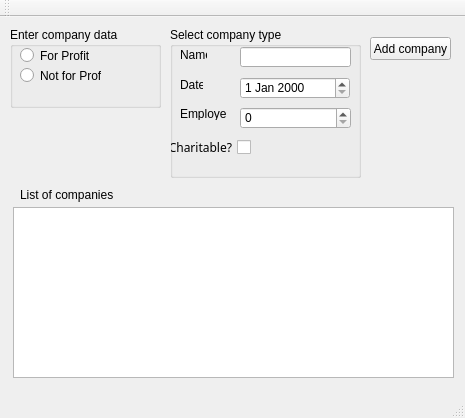
<?xml version="1.0" encoding="UTF-8"?>
<ui version="4.0">
 <class>MainWindow</class>
 <widget class="QMainWindow" name="MainWindow">
  <property name="geometry">
   <rect>
    <x>0</x>
    <y>0</y>
    <width>465</width>
    <height>418</height>
   </rect>
  </property>
  <property name="font">
   <font>
    <family>Yu Gothic UI Semilight</family>
   </font>
  </property>
  <property name="cursor">
   <cursorShape>PointingHandCursor</cursorShape>
  </property>
  <property name="windowTitle">
   <string>MainWindow</string>
  </property>
  <widget class="QWidget" name="centralWidget">
   <widget class="QGroupBox" name="heading1">
    <property name="geometry">
     <rect>
      <x>10</x>
      <y>10</y>
      <width>151</width>
      <height>81</height>
     </rect>
    </property>
    <property name="font">
     <font>
      <family>MS Shell Dlg 2</family>
     </font>
    </property>
    <property name="title">
     <string>Enter company data</string>
    </property>
    <widget class="QRadioButton" name="profitRadio">
     <property name="geometry">
      <rect>
       <x>10</x>
       <y>20</y>
       <width>71</width>
       <height>17</height>
      </rect>
     </property>
     <property name="text">
      <string>For Profit</string>
     </property>
    </widget>
    <widget class="QRadioButton" name="nonprofitRadio">
     <property name="geometry">
      <rect>
       <x>10</x>
       <y>40</y>
       <width>81</width>
       <height>17</height>
      </rect>
     </property>
     <property name="text">
      <string>Not for Profit</string>
     </property>
    </widget>
   </widget>
   <widget class="QGroupBox" name="heading2">
    <property name="geometry">
     <rect>
      <x>170</x>
      <y>10</y>
      <width>191</width>
      <height>151</height>
     </rect>
    </property>
    <property name="font">
     <font>
      <family>MS Shell Dlg 2</family>
     </font>
    </property>
    <property name="title">
     <string>Select company type</string>
    </property>
    <widget class="QLabel" name="companylabel">
     <property name="geometry">
      <rect>
       <x>10</x>
       <y>20</y>
       <width>27</width>
       <height>16</height>
      </rect>
     </property>
     <property name="text">
      <string>Name</string>
     </property>
    </widget>
    <widget class="QLabel" name="dateLabel">
     <property name="geometry">
      <rect>
       <x>10</x>
       <y>50</y>
       <width>23</width>
       <height>16</height>
      </rect>
     </property>
     <property name="text">
      <string>Date</string>
     </property>
    </widget>
    <widget class="QLabel" name="employeesLabel">
     <property name="geometry">
      <rect>
       <x>10</x>
       <y>80</y>
       <width>46</width>
       <height>13</height>
      </rect>
     </property>
     <property name="text">
      <string>Employees</string>
     </property>
    </widget>
    <widget class="QLineEdit" name="companyName">
     <property name="geometry">
      <rect>
       <x>70</x>
       <y>20</y>
       <width>111</width>
       <height>20</height>
      </rect>
     </property>
    </widget>
    <widget class="QDateEdit" name="dateCreated">
     <property name="geometry">
      <rect>
       <x>70</x>
       <y>50</y>
       <width>110</width>
       <height>22</height>
      </rect>
     </property>
    </widget>
    <widget class="QSpinBox" name="numEmployees">
     <property name="geometry">
      <rect>
       <x>70</x>
       <y>80</y>
       <width>111</width>
       <height>22</height>
      </rect>
     </property>
     <property name="inputMethodHints">
      <set>Qt::ImhDigitsOnly|Qt::ImhPreferNumbers</set>
     </property>
    </widget>
    <widget class="QCheckBox" name="charityStatus">
     <property name="geometry">
      <rect>
       <x>0</x>
       <y>110</y>
       <width>81</width>
       <height>20</height>
      </rect>
     </property>
     <property name="font">
      <font>
       <family>Yu Gothic UI Light</family>
      </font>
     </property>
     <property name="layoutDirection">
      <enum>Qt::RightToLeft</enum>
     </property>
     <property name="text">
      <string>Charitable?</string>
     </property>
    </widget>
   </widget>
   <widget class="QLabel" name="heading3">
    <property name="geometry">
     <rect>
      <x>20</x>
      <y>170</y>
      <width>101</width>
      <height>16</height>
     </rect>
    </property>
    <property name="font">
     <font>
      <family>MS Shell Dlg 2</family>
     </font>
    </property>
    <property name="text">
     <string>List of companies</string>
    </property>
   </widget>
   <widget class="QPushButton" name="addCompanies">
    <property name="geometry">
     <rect>
      <x>370</x>
      <y>20</y>
      <width>81</width>
      <height>23</height>
     </rect>
    </property>
    <property name="font">
     <font>
      <family>MS Shell Dlg 2</family>
     </font>
    </property>
    <property name="text">
     <string>Add company</string>
    </property>
   </widget>
   <widget class="QTextEdit" name="textEdit">
    <property name="geometry">
     <rect>
      <x>13</x>
      <y>190</y>
      <width>441</width>
      <height>171</height>
     </rect>
    </property>
    <property name="font">
     <font>
      <family>Times New Roman</family>
      <pointsize>12</pointsize>
     </font>
    </property>
    <property name="autoFormatting">
     <set>QTextEdit::AutoBulletList</set>
    </property>
    <property name="readOnly">
     <bool>true</bool>
    </property>
   </widget>
  </widget>
  <widget class="QMenuBar" name="menuBar">
   <property name="geometry">
    <rect>
     <x>0</x>
     <y>0</y>
     <width>465</width>
     <height>21</height>
    </rect>
   </property>
  </widget>
  <widget class="QToolBar" name="mainToolBar">
   <attribute name="toolBarArea">
    <enum>TopToolBarArea</enum>
   </attribute>
   <attribute name="toolBarBreak">
    <bool>false</bool>
   </attribute>
  </widget>
  <widget class="QStatusBar" name="statusBar"/>
 </widget>
 <layoutdefault spacing="6" margin="11"/>
 <resources/>
 <connections/>
</ui>
